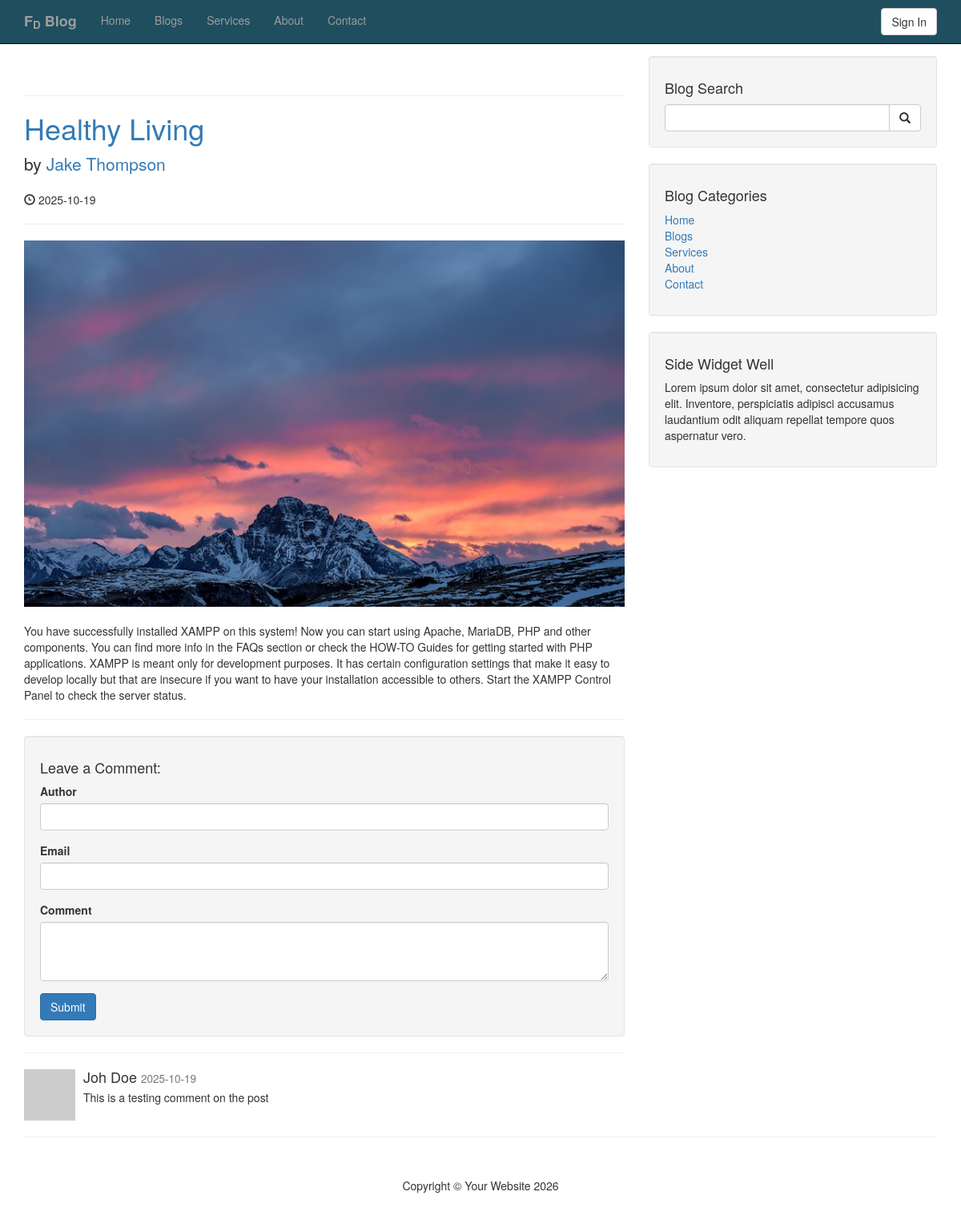
Screenshot of /post.php?p_id=4 with the database file from the repository.
### tables this page shows
CREATE TABLE `categories` (
  `cat_id` int(3) NOT NULL,
  `cat_title` varchar(255) NOT NULL
);

CREATE TABLE `posts` (
  `post_id` int(3) NOT NULL,
  `post_category_id` int(3) NOT NULL,
  `post_title` varchar(255) NOT NULL,
  `post_author` varchar(255) NOT NULL,
  `post_date` date NOT NULL,
  `post_image` text NOT NULL,
  `post_content` text NOT NULL,
  `post_tags` varchar(255) NOT NULL,
  `post_comment_count` int(20) NOT NULL,
  `post_status` varchar(255) NOT NULL DEFAULT 'draft'
);

CREATE TABLE `comments` (
  `comment_id` int(3) NOT NULL,
  `comment_post_id` int(3) NOT NULL,
  `comment_author` varchar(255) NOT NULL,
  `comment_email` varchar(255) NOT NULL,
  `comment_content` text NOT NULL,
  `comment_status` varchar(255) NOT NULL,
  `comment_date` date NOT NULL
);

### post.php (the view, shortened to what this page needs)
<?php include "includes/db.php"; ?>
<?php include "includes/header.php"; ?>
<?php include "includes/navigation.php"; ?>
<div class="container">
    <div class="row">
        <div class="col-md-8">
            <?php
            if(isset($_GET['p_id'])) {
                $the_post_id = $_GET['p_id'];
            } else {
                die("Post ID is required");
            }
                $query = "SELECT * FROM posts WHERE post_id = $the_post_id";
                $select_all_posts_query = mysqli_query($connection, $query);
                while($row = mysqli_fetch_assoc($select_all_posts_query)) {
                    $post_title = $row['post_title'];
                    $post_author = $row['post_author'];
                    $post_date = $row['post_date'];
                    $post_image = $row['post_image'];
                    $post_content = $row['post_content'];
                    ?>
            <h1 class="page-header">
            </h1>
            <h1>
                <a href="#"><?php echo $post_title ?></a>
            </h1>
            <p class="lead">
                by <a href="index.php"><?php echo $post_author ?></a>
            </p>
            <p><span class="glyphicon glyphicon-time"></span> <?php echo $post_date ?></p>
            <hr>
            <img class="img-responsive" src="images/<?php echo $post_image;?>" alt="">
            <br>
            <p> <?php echo $post_content ?></p>
            <hr>
            <?php  } ?>
            <div class="well">
                <h4>Leave a Comment:</h4>
                <form action="" method="post" role="form">
                    <div class="form-group">
                        <label for="author">Author</label>
                        <input type="text" name="comment_author" class="form-control" name="comment_author">
                    </div>
                    <div class="form-group">
                        <label for="email">Email</label>
                        <input type="email" name="comment_email" class="form-control" name="comment_email">
                    </div>
                    <div class="form-group">
                        <label for="comment">Comment</label>
                        <textarea name="comment_content" class="form-control" rows="3"></textarea>
                    </div>
                    <button type="submit" name="create_comment" class="btn btn-primary">Submit</button>
                </form>
            </div>
            <hr>
            <?php
            $query = "SELECT * FROM comments WHERE comment_post_id = {$the_post_id} ";
            $query .= "AND comment_status = 'approved' ";
            $query .= "ORDER BY comment_id DESC ";
            $select_comment_query = mysqli_query($connection, $query);
            while ($row = mysqli_fetch_array($select_comment_query)) {
                $comment_date = $row['comment_date'];
                $comment_content = $row['comment_content'];
                $comment_author = $row['comment_author'];
                ?>
            <div class="media">
                <a class="pull-left" href="#">
                    <img class="media-object" src="http://placehold.it/64x64" alt="">
                </a>
                <div class="media-body">
                    <h4 class="media-heading"><?php echo $comment_author; ?>
                        <small><?php echo $comment_date; ?></small>
                    </h4>
                     <?php echo $comment_content; ?>
                </div>
            </div>
            <?php  } ?>
        </div>
<?php include "includes/sidebar.php"; ?>
    </div>
    <hr>
<?php include "includes/footer.php"; ?>

### includes/navigation.php (shortened to what this page needs)
<nav class="navbar navbar-inverse navbar-fixed-top" role="navigation" style="background-color: #1f4e5f;">
    <div class="container">
        <div class="navbar-header">
            <a class="navbar-brand" href="index.php"><strong>F<sub>D</sub> Blog</strong></a>
        </div>
        <div class="collapse navbar-collapse" id="bs-example-navbar-collapse-1">
            <ul class="nav navbar-nav">
                <?php
                $query= "SELECT * FROM categories";
                $select_all_categories_query = mysqli_query($connection, $query);
                while($row = mysqli_fetch_assoc($select_all_categories_query)) {
                    $cat_title = $row['cat_title'];
                    echo "<li><a href='#'>{$cat_title}</a></li>";
                }
                ?>
            </ul>
            <ul class="nav navbar-right top-nav">
                 <li>
                    <a href="includes/login-page.php"><button class="btn btn-default">Sign In</button></a>
                </li>
            </ul>
        </div>
    </div>
</nav>

### includes/sidebar.php
    <div class="col-md-4">
    <div class="well">
        <h4>Blog Search</h4>
        <form action="search.php" method="post">
        <div class="input-group">
            <input name="search" type="text" class="form-control">
            <span class="input-group-btn">
                <button name="submit" class="btn btn-default" type="submit">
                    <span class="glyphicon glyphicon-search"></span>
            </button>
            </span>
        </div>
        </form>
    </div>
<div class="well">
<?php
    $query= "SELECT * FROM categories";
    $select_categories_sidebar = mysqli_query($connection, $query);
?>
    <h4>Blog Categories</h4>
    <div class="row">
        <div class="col-lg-12">
            <ul class="list-unstyled">
                <?php
                    while($row = mysqli_fetch_assoc($select_categories_sidebar)) {
                        $cat_title = $row['cat_title'];
                        $cat_id = $row['cat_id'];
                        echo "<li><a href='category.php?category=$cat_id'>{$cat_title}</a></li>";
                    }
                ?>
            </ul>
        </div>
    </div>
</div>
<?php include "widget.php";?>
</div>

### css/blog-home.css (style rules this page uses)
body { padding-top: 70px; }

### rows the page displays
categories: cat_title "Home"
categories: cat_title "Blogs"
categories: cat_title "Services"
categories: cat_title "About"
categories: cat_title "Contact"
posts: post_title "Healthy Living", post_author "Jake Thompson", post_date "2025-10-19", post_image (picture), post_content "You have successfully installed XAMPP on this system! Now you can start using Apache, MariaDB, PHP and other components. You can find more info in the FAQs section or check the HOW-TO Guides for getting started with PHP applications. XAMPP is meant only for development purposes. It has certain configuration settings that make it easy to develop locally but that are insecure if you want to have your installation accessible to others. Start the XAMPP Control Panel to check the server status."
comments: comment_author "Joh Doe", comment_date "2025-10-19", comment_content "This is a testing comment on the post"
